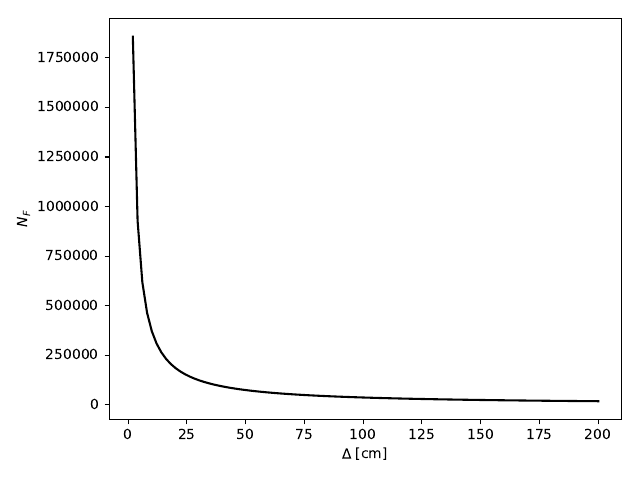

Here is the Python script that generated this plot:
import numpy as np
import matplotlib.pyplot as plt

n = 100
deltas = np.linspace(0, 2000, n)  # mm
lam = (6e-11) * 1000  # mm
h = 1.5

Nfs = (h**2) / (lam * deltas)

# Near: Nf >> 1
# Intermediate Nf ~ 1
# Far: Nf << 1

fig, ax = plt.subplots(1, 1)

ax.plot(deltas / 10, Nfs, 'k')
ax.set_xlabel(r'$\Delta$ [cm]')
ax.set_ylabel('$N_F$')
ax.ticklabel_format(style='plain', axis='y',
                    scilimits=(0, 0), useMathText=True)
fig.tight_layout()
fig.savefig('fresnelnum.pdf')
